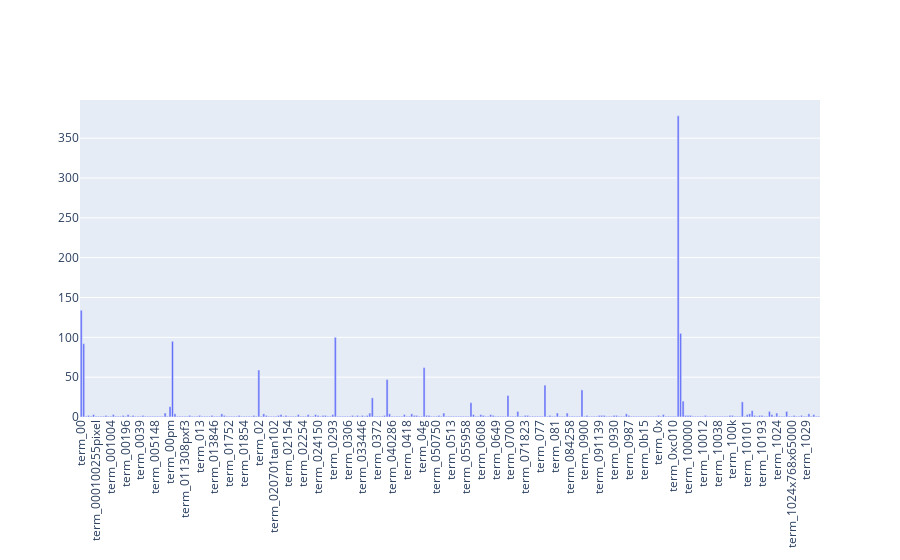

The cell this chart's notebook holds for it:
### Markdown cell above
### >>> **Exercise 13 (take home):**
If you want a nicer interactive visualization here, I would encourage you try to install and use plotly to achieve this.

### Code cell
# Answer here
import plotly.graph_objects as go
import plotly.express as px

NAME = ['term_' + s for s in count_vect.get_feature_names()[0:300]]
fig = go.Figure()
fig.add_trace(go.Bar(x=NAME,
                     y=term_frequencies.tolist()[0:300],
                    ))
fig.update_layout(xaxis_tickangle=-90)
fig.show()

### Figure 1 — Plotly figure (JSON) as saved in the notebook; plotly's stock layout.template omitted (floating-point values rounded to 4 significant figures; data arrays with more than 128 entries replaced by an {"elided": "..."} marker saying what was removed)
{"data": [{"type": "bar", "x": {"elided": "300 str values"}, "y": {"elided": "300 int values"}}], "layout": {"xaxis": {"tickangle": -90}}}
